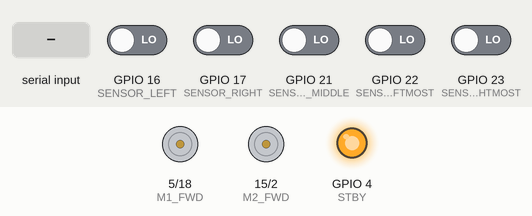
A sketch run on a simulated ESP32. Parts: motor-driver pin pairs drawn as motors (green arrow = first pin HIGH = forward, orange = second pin HIGH = backward, longer = more drive, stopped while the standby pin is LOW), output pins drawn as LEDs (lit = HIGH). The inputs (shaded band) are chosen by the test bench; at power-on: GPIO 16 (SENSOR_LEFT), GPIO 17 (SENSOR_RIGHT), GPIO 21 (SENSOR_MIDDLE), GPIO 22 (SENSOR_LEFTMOST), GPIO 23 (SENSOR_RIGHTMOST) LOW. Nothing arrives over Bluetooth unless stated; what the sketch prints to the serial monitor is not drawn.

Above: at 1.2 s.
1.3 s: GPIO 16 (SENSOR_LEFT) driven HIGH
At 1.9 s:
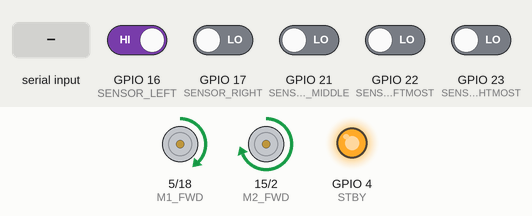
3.0 s: GPIO 17 (SENSOR_RIGHT) driven HIGH
At 4.2 s:
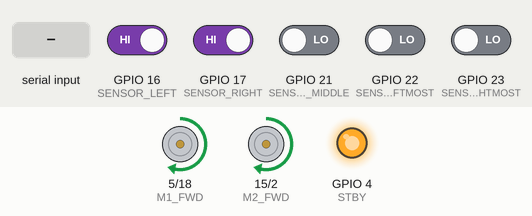
4.5 s: GPIO 22 (SENSOR_LEFTMOST) driven HIGH
At 5.7 s:
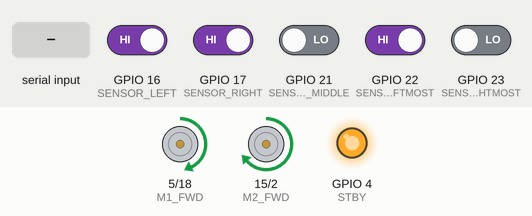
6.0 s: GPIO 23 (SENSOR_RIGHTMOST) driven HIGH
At 6.6 s:
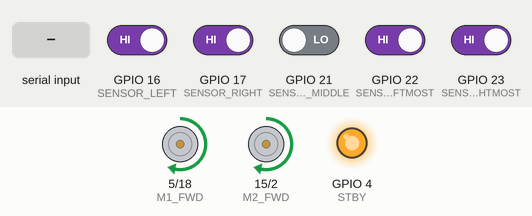
7.5 s: "kp\n" received over the second serial link
At 8.7 s:
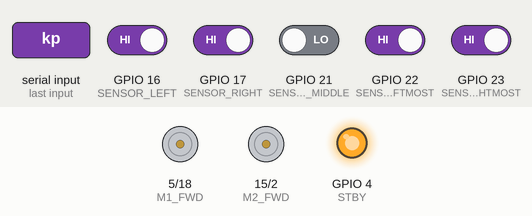
9.0 s: "x\n" received over the second serial link
At 11.2 s:
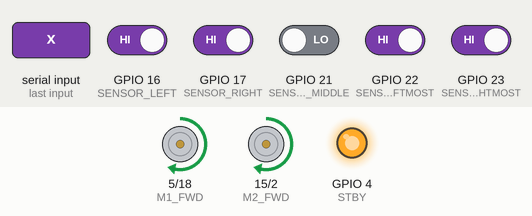
Timing chart, 0 to 12.5 s (numbered marks = the images above; inputs shaded):
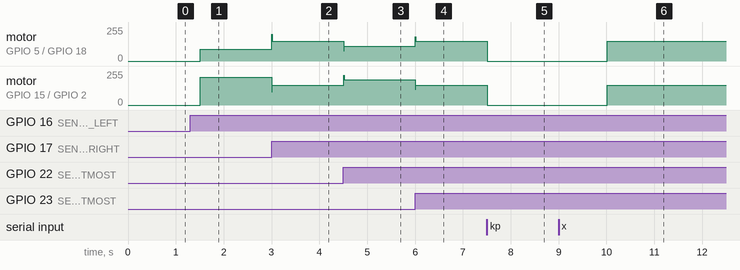

Measured:
- after the input at 1.3 s, motor on GPIO 5 (M1_FWD) / GPIO 18 (M1_REV): stopped → forward 90/255 after 0.21 s; motor on GPIO 15 (M2_FWD) / GPIO 2 (M2_REV): stopped → forward 210/255 after 0.21 s
- after the input at 3.0 s, motor on GPIO 5 (M1_FWD) / GPIO 18 (M1_REV): forward 90/255 → forward 150/255 at once; motor on GPIO 15 (M2_FWD) / GPIO 2 (M2_REV): forward 210/255 → forward 150/255 at once
- after the input at 4.5 s, motor on GPIO 5 (M1_FWD) / GPIO 18 (M1_REV): forward 150/255 → forward 110/255 at once; motor on GPIO 15 (M2_FWD) / GPIO 2 (M2_REV): forward 150/255 → forward 190/255 at once
- after the input at 6.0 s, motor on GPIO 5 (M1_FWD) / GPIO 18 (M1_REV): forward 110/255 → forward 150/255 at once; motor on GPIO 15 (M2_FWD) / GPIO 2 (M2_REV): forward 190/255 → forward 150/255 at once
- after the input at 7.5 s, motor on GPIO 5 (M1_FWD) / GPIO 18 (M1_REV), motor on GPIO 15 (M2_FWD) / GPIO 2 (M2_REV): forward 150/255 → stopped at once
- after the input at 9.0 s, motor on GPIO 5 (M1_FWD) / GPIO 18 (M1_REV), motor on GPIO 15 (M2_FWD) / GPIO 2 (M2_REV): stopped → forward 150/255 after 1.0 s

The sketch:

sketch.ino
```cpp
/* =====================================================================
   Dual-Core PID Line Follower + BT Tuning Console (ESP32)
   ---------------------------------------------------------------------
   CORE 1 : sensorTask -> sensors, error, PID (sole motor-cmd publisher)
   CORE 0 : motorTask  -> PWM output + staleness watchdog
   CORE 0 : btTask     -> "terminator" BT console: kp/ki/kd/speed editing

   Ownership:
     digitalRead : sensorTask         Serial (USB) : sensorTask, setup
     analogWrite : motorTask, setup   SerialBT     : btTask, setup
     g_cmd  : written ONLY by sensorTask, read by motorTask   (g_cmdMux)
     g_ctrl : params/pause from btTask, started flag from sensorTask (g_ctrlMux)
   ===================================================================== */

#include <Arduino.h>
#include <stdarg.h>
#include "BluetoothSerial.h"

BluetoothSerial SerialBT;

// ---------------- Pins ----------------
#define SENSOR_LEFTMOST    22
#define SENSOR_LEFT        16
#define SENSOR_MIDDLE      21
#define SENSOR_RIGHT       17
#define SENSOR_RIGHTMOST   23

#define M1_FWD  5     // LEFT motor
#define M1_REV  18
#define M2_FWD  15    // RIGHT motor
#define M2_REV  2
#define STBY    4

#define LINE_ACTIVE_LEVEL HIGH

// ---------------- Fixed settings ----------------
#define MAX_SPEED             255
#define LOOP_PERIOD_MS        10
#define MOTOR_TASK_PERIOD_MS  10
#define BT_TASK_PERIOD_MS     10
#define CMD_TIMEOUT_MS        250     // motor watchdog
#define STOP_ON_FULL_LINE     false
#define STARTUP_GRACE_MS      1500

// ------------- PID state (private to sensorTask) -------------
static float error = 0, previousError = 0, integral = 0, derivative = 0;
static float lastKnownError = 0;

// ------------- motor mailbox (sensorTask -> motorTask) -------------
typedef struct {
  int32_t  left;
  int32_t  right;
  uint32_t stamp;
} MotorCmd;

static MotorCmd     g_cmd = { 0, 0, 0 };
static portMUX_TYPE g_cmdMux = portMUX_INITIALIZER_UNLOCKED;
static volatile uint32_t g_cmdTimeouts = 0;

// ------------- control block (btTask <-> sensorTask) -------------
typedef struct {
  float   kp, ki, kd;
  int32_t base;       // "speed"
  bool    paused;     // set by btTask, honoured by sensorTask
  bool    started;    // set by sensorTask, announced by btTask
} Ctrl;

static Ctrl         g_ctrl = { 30.0f, 0.0f, 25.0f, 150, false, false };
static portMUX_TYPE g_ctrlMux = portMUX_INITIALIZER_UNLOCKED;

static TaskHandle_t sensorTaskHandle, motorTaskHandle, btTaskHandle;

// ---------------- thread-safe helpers ----------------
static void publishCmd(int left, int right) {
  portENTER_CRITICAL(&g_cmdMux);
  g_cmd.left  = left;
  g_cmd.right = right;
  g_cmd.stamp = millis();
  portEXIT_CRITICAL(&g_cmdMux);
}

static MotorCmd readCmd() {
  MotorCmd c;
  portENTER_CRITICAL(&g_cmdMux);
  c = g_cmd;
  portEXIT_CRITICAL(&g_cmdMux);
  return c;
}

static Ctrl getCtrl() {
  Ctrl c;
  portENTER_CRITICAL(&g_ctrlMux);
  c = g_ctrl;
  portEXIT_CRITICAL(&g_ctrlMux);
  return c;
}

static void setCtrlParam(int which, float v) {
  portENTER_CRITICAL(&g_ctrlMux);
  switch (which) {
    case 0: g_ctrl.kp   = v;             break;
    case 1: g_ctrl.ki   = v;             break;
    case 2: g_ctrl.kd   = v;             break;
    case 3: g_ctrl.base = (int32_t)v;    break;
  }
  portEXIT_CRITICAL(&g_ctrlMux);
}

static void setPaused(bool p) {
  portENTER_CRITICAL(&g_ctrlMux);
  g_ctrl.paused = p;
  portEXIT_CRITICAL(&g_ctrlMux);
}

// ---------------- raw motor output (motorTask + setup only) ----------------
static void rawMotor(int fwdPin, int revPin, int speed) {
  speed = constrain(speed, -MAX_SPEED, MAX_SPEED);
  if (speed >= 0) { analogWrite(fwdPin, speed); analogWrite(revPin, 0); }
  else            { analogWrite(fwdPin, 0);     analogWrite(revPin, -speed); }
}

static void rawMotors(int left, int right) {
  rawMotor(M1_FWD, M1_REV, left);    // M1 = left
  rawMotor(M2_FWD, M2_REV, right);   // M2 = right
}

/* =====================================================================
   BT console (btTask only)
   ===================================================================== */

// BluetoothSerial lacks printf() on some core versions -> safe wrapper
static void btPrintf(const char *fmt, ...) {
  char buf[96];
  va_list ap;
  va_start(ap, fmt);
  vsnprintf(buf, sizeof(buf), fmt, ap);
  va_end(ap);
  SerialBT.println(buf);
}

static const char *PARAM_NAMES[4] = { "kp",   "ki",    "kd",    "speed" };
static const float PARAM_LO[4]    = { 0.0f,   0.0f,    0.0f,    0.0f    };
static const float PARAM_HI[4]    = { 500.0f, 100.0f,  500.0f,  255.0f  };

static bool parseFloatStrict(const String &s, float &out) {
  if (s.length() == 0) return false;
  const char *c = s.c_str();
  char *end = nullptr;
  float v = strtof(c, &end);
  if (end == c || *end != '\0') return false;   // not a clean number
  out = v;
  return true;
}

// returns: 1 = valid value, 0 = cancelled, -1 = connection dropped
static int readBTValue(float lo, float hi, float &out) {
  String line;
  for (;;) {
    while (SerialBT.available()) {
      char ch = (char)SerialBT.read();
      if (ch == '\n' || ch == '\r') {
        if (line.length() == 0) continue;
        line.trim();
        if (line.equalsIgnoreCase("x")) return 0;
        float v;
        if (parseFloatStrict(line, v) && v >= lo && v <= hi) {
          out = v;
          return 1;
        }
        btPrintf("invalid — enter %.1f to %.1f, or x to cancel", lo, hi);
        line = "";
      } else if (line.length() < 15) {
        line += ch;
      }
    }
    if (!SerialBT.connected()) return -1;
    vTaskDelay(pdMS_TO_TICKS(20));
  }
}

static void handleBtLine(String cmd) {
  cmd.trim();
  cmd.toLowerCase();

  int which = -1;
  if      (cmd == "kp")    which = 0;
  else if (cmd == "ki")    which = 1;
  else if (cmd == "kd")    which = 2;
  else if (cmd == "speed") which = 3;

  if (which >= 0) {
    Ctrl c = getCtrl();
    float cur = (which == 0) ? c.kp : (which == 1) ? c.ki
             : (which == 2) ? c.kd : (float)c.base;

    setPaused(true);                     // robot brakes within ~20 ms
    btPrintf("STOPPED — %s = %.2f", PARAM_NAMES[which], cur);
    btPrintf("enter new %s (%.1f to %.1f), or x to cancel",
             PARAM_NAMES[which], PARAM_LO[which], PARAM_HI[which]);

    float v = 0;
    int r = readBTValue(PARAM_LO[which], PARAM_HI[which], v);

    if (r == 1) {
      setCtrlParam(which, v);
      btPrintf("%s = %.2f — resuming in 1 s", PARAM_NAMES[which], v);
      vTaskDelay(pdMS_TO_TICKS(1000));
      setPaused(false);
    } else if (r == 0) {
      SerialBT.println("cancelled — resuming in 1 s");
      vTaskDelay(pdMS_TO_TICKS(1000));
      setPaused(false);
    } else {
      // phone dropped mid-prompt: stay STOPPED.
      // Reconnect (greeting shows state), then send "start".
    }
  }
  else if (cmd == "stop") { setPaused(true);  SerialBT.println("STOPPED — send 'start' to resume"); }
  else if (cmd == "start" || cmd == "go") { setPaused(false); SerialBT.println("RUNNING"); }
  else if (cmd == "status") {
    Ctrl c = getCtrl();
    btPrintf("kp=%.2f  ki=%.2f  kd=%.2f  speed=%d  %s",
             c.kp, c.ki, c.kd, (int)c.base, c.paused ? "[STOPPED]" : "[RUNNING]");
  }
  else {
    SerialBT.println("cmds: kp | ki | kd | speed | status | stop | start");
  }
}

static void btTask(void *arg) {
  bool   wasConnected = false;
  bool   wasStarted   = false;
  String line;

  for (;;) {
    bool conn = SerialBT.connected();
    Ctrl c = getCtrl();

    if (conn && !wasConnected) {
      wasConnected = true;
      SerialBT.println();
      SerialBT.println("=== TERMINATOR ONLINE ===");
      btPrintf("state: %s", c.paused ? "STOPPED" : "RUNNING");
      SerialBT.println("cmds: kp | ki | kd | speed | status | stop | start");
    } else if (!conn && wasConnected) {
      wasConnected = false;
      line = "";                          // drop half-typed input
    }

    if (c.started && !wasStarted) {       // "start message" when motion begins
      wasStarted = true;
      SerialBT.println("TERMINATOR: line following ENGAGED");
    }

    while (SerialBT.available()) {
      char ch = (char)SerialBT.read();
      if (ch == '\n' || ch == '\r') {
        if (line.length() > 0) {
          handleBtLine(line);
          line = "";
        }
      } else if (line.length() < 31) {    // cap line length
        line += ch;
      }
    }

    vTaskDelay(pdMS_TO_TICKS(BT_TASK_PERIOD_MS));
  }
}

/* =====================================================================
   CORE 1 — sensors + PID
   ===================================================================== */
static void sensorTask(void *arg) {
  Serial.printf("[PID] running on core %d\n", xPortGetCoreID());

  bool wasPaused   = false;
  bool firstSample = true;                // suppress derivative kick on (re)start

  vTaskDelay(pdMS_TO_TICKS(STARTUP_GRACE_MS));

  portENTER_CRITICAL(&g_ctrlMux);         // tell BT console we're moving
  g_ctrl.started = true;
  portEXIT_CRITICAL(&g_ctrlMux);

  TickType_t lastWake = xTaskGetTickCount();
  const TickType_t period = pdMS_TO_TICKS(LOOP_PERIOD_MS);

  for (;;) {
    Ctrl c = getCtrl();

    // ---- paused: hold motors at 0, keep watchdog fed ----
    if (c.paused) {
      if (!wasPaused) {                    // brake once, wipe PID memory
        error = previousError = integral = lastKnownError = 0;
        wasPaused = true;
        firstSample = true;
      }
      publishCmd(0, 0);                    // fresh stamp, watchdog stays quiet
      vTaskDelayUntil(&lastWake, period);
      continue;
    }
    if (wasPaused) {                       // just resumed
      wasPaused = false;
      firstSample = true;
    }

    // ---- 1. Read sensors ----
    int lm = (digitalRead(SENSOR_LEFTMOST)  == LINE_ACTIVE_LEVEL) ? 1 : 0;
    int l  = (digitalRead(SENSOR_LEFT)      == LINE_ACTIVE_LEVEL) ? 1 : 0;
    int m  = (digitalRead(SENSOR_MIDDLE)    == LINE_ACTIVE_LEVEL) ? 1 : 0;
    int r  = (digitalRead(SENSOR_RIGHT)     == LINE_ACTIVE_LEVEL) ? 1 : 0;
    int rm = (digitalRead(SENSOR_RIGHTMOST) == LINE_ACTIVE_LEVEL) ? 1 : 0;

    int activeCount = lm + l + m + r + rm;

    // ---- 2. Position -> error ----
    if (activeCount == 5 && STOP_ON_FULL_LINE) {
      publishCmd(0, 0);
      vTaskSuspend(NULL);                  // finished: halt this task
    }

    if (activeCount > 0) {
      error = (float)(lm * -4 + l * -2 + m * 0 + r * 2 + rm * 4) / activeCount;
      lastKnownError = error;
    } else {
      error = (lastKnownError >= 0) ? 6.0f : -6.0f;   // line lost: hunt
      integral = 0;
    }

    // ---- 3. PID ----
    if (firstSample) {                     // no D-spike after pause/resume
      previousError = error;
      integral = 0;
      firstSample = false;
    }

    integral += error;
    integral = constrain(integral, -50.0f, 50.0f);    // anti-windup
    if (error == 0) integral = 0;

    derivative = error - previousError;
    float correction = c.kp * error + c.ki * integral + c.kd * derivative;
    previousError = error;

    // ---- 4. Publish (SWAP +/- if robot steers wrong way) ----
    publishCmd(c.base + (int)correction, c.base - (int)correction);

    // ---- 5. Debug: USB only, never sent over BT ----
    static uint32_t lastPrint = 0;
    if (millis() - lastPrint >= 250) {
      lastPrint = millis();
      Serial.printf("e:%5.2f P:%6.1f D:%6.1f | kp:%.1f ki:%.1f kd:%.1f spd:%d | wd:%lu\n",
                    error, c.kp * error, c.kd * derivative,
                    c.kp, c.ki, c.kd, (int)c.base,
                    (unsigned long)g_cmdTimeouts);
    }

    vTaskDelayUntil(&lastWake, period);
  }
}

/* =====================================================================
   CORE 0 — motor output + watchdog
   ===================================================================== */
static void motorTask(void *arg) {
  int lastL = 0, lastR = 0;

  for (;;) {
    MotorCmd c = readCmd();

    if (millis() - c.stamp > CMD_TIMEOUT_MS) {
      if (lastL != 0 || lastR != 0) {      // PID side silent -> stop
        rawMotors(0, 0);
        lastL = lastR = 0;
        g_cmdTimeouts++;
      }
    } else if (c.left != lastL || c.right != lastR) {
      rawMotors(c.left, c.right);          // apply only on change
      lastL = c.left;
      lastR = c.right;
    }

    vTaskDelay(pdMS_TO_TICKS(MOTOR_TASK_PERIOD_MS));
  }
}

/* ===================================================================== */
void setup() {
  Serial.begin(115200);
  SerialBT.begin("terminator");            // device name "terminator"
  Serial.println("terminator booted — pair over Bluetooth");

  pinMode(SENSOR_LEFTMOST,  INPUT);
  pinMode(SENSOR_LEFT,      INPUT);
  pinMode(SENSOR_MIDDLE,    INPUT);
  pinMode(SENSOR_RIGHT,     INPUT);
  pinMode(SENSOR_RIGHTMOST, INPUT);

  pinMode(M1_FWD, OUTPUT);
  pinMode(M1_REV, OUTPUT);
  pinMode(M2_FWD, OUTPUT);
  pinMode(M2_REV, OUTPUT);
  pinMode(STBY,   OUTPUT);
  digitalWrite(STBY, HIGH);

  rawMotors(0, 0);   // safe state while still single-threaded

  //                     function     name         stack  arg  prio  handle              core
  xTaskCreatePinnedToCore(sensorTask, "sensor_pid",  4096, NULL, 3, &sensorTaskHandle,   1);
  xTaskCreatePinnedToCore(motorTask,  "motor_out",   4096, NULL, 2, &motorTaskHandle,    0);
  xTaskCreatePinnedToCore(btTask,     "bt_console",  8192, NULL, 1, &btTaskHandle,       0);
}

void loop() {
  vTaskDelay(portMAX_DELAY);   // loopTask idles forever
}
```
